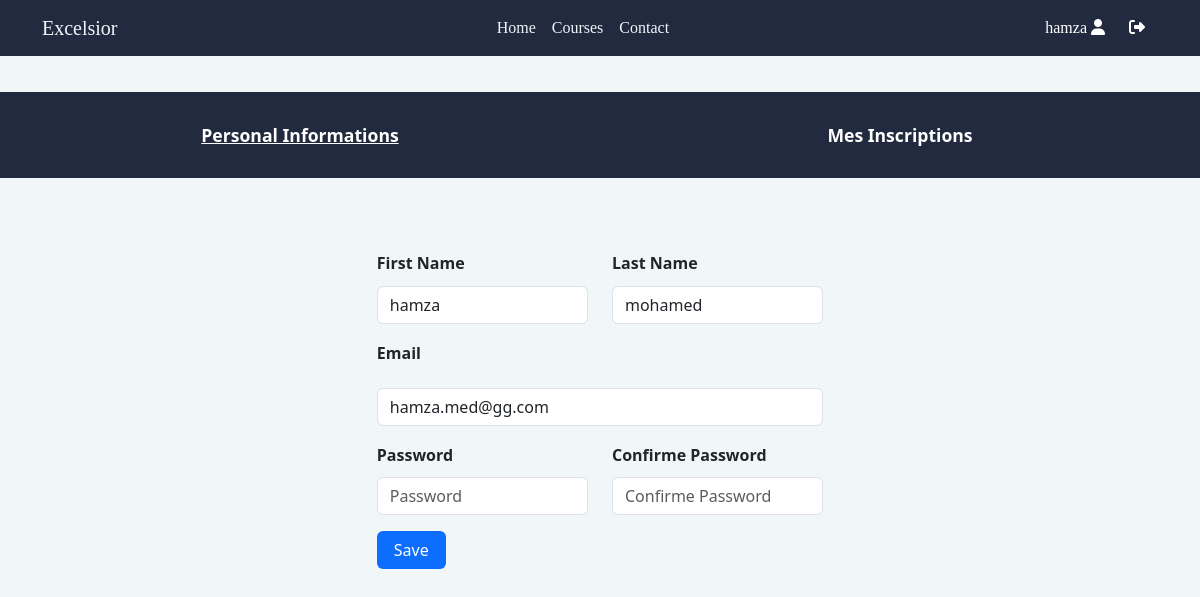
Page /Profile-personal.php (signed in) on the committed database.
### tables this page shows
CREATE TABLE `apprenant` (
  `id_apprenant` int(50) NOT NULL,
  `firstname` varchar(50) DEFAULT NULL,
  `lastname` varchar(50) DEFAULT NULL,
  `email` varchar(50) DEFAULT NULL,
  `password` varchar(50) DEFAULT NULL
);

### Profile-personal.php (the view, shortened to what this page needs)
<?php
require 'config.php';
if(!empty($_SESSION["id_apprenant"])){
    $id = $_SESSION["id_apprenant"];
    $result = mysqli_query($conn, "SELECT * FROM apprenant WHERE id_apprenant = $id");
    $row = mysqli_fetch_assoc($result);
}
else{
    header("Location: login.php");
}
?>
<html lang="en">
<head>
    <link href="https://cdn.jsdelivr.net/npm/bootstrap@5.3.0-alpha1/dist/css/bootstrap.min.css" rel="stylesheet">
</head>
<body>
    <nav class="navbar navbar-default navbar-trans navbar-expand-lg ">
    <div class="container">
    <a class="nav-link navbar-brand text-brand" href="home.php">Excelsior</a>
    <div class="navbar-collapse collapse justify-content-center" id="navbarDefault" >
        <ul class="navbar-nav">
        <li class="nav-item">
            <a class="nav-link " href="home.php">Home</a>
        </li>
        <li class="nav-item">
            <a class="nav-link active" href="Formations.php">Courses</a>
        </li>
        <li class="nav-item">
            <a class="nav-link " href="">Contact</a>
        </li>
        </ul>
    </div>
    <button class="btn btn-b-n navbar-toggle-box navbar-toggle-box-collapse" data-bs-target="#loginModal">
        <a href="Profile-personal.php" style="margin-right: 1rem; color: white; text-decoration :none;"><span><?php echo $row["firstname"] ; ?></span><i class="fa-solid fa-user mx-1"></i></a>
        <a href="logout-user.php" style="color: white;"><i class="fa-solid fa-right-from-bracket"></i></a>
    </button>
    </div>
</nav>
<div class="row profileLinksSection  text-center">
    <div class=" profileLinksdiv col-md-6">    <a href="Profile-personal.php" class="profileLinks" style="text-decoration: underline;">Personal Informations</a>
    </div>
    <div class=" profileLinksdiv col-md-6">    <a href="Profile-inscription.php" class="profileLinks">Mes Inscriptions</a>
    </div>
</div>
        <div class="container mt-3">
        <div class=" formSU ">
    <form class="row" action = "edit-profile-personal.php" method ="POST">
            <div class="col-md-6">
                <div class="inputs">
                    <label for="firstname"><strong>First Name</strong></label>
                    <input class="form-control" type="text" placeholder="First Name" name="firstname"  value = "<?php echo $row["firstname"] ; ?>" required> </div>
                </div>
            <div class="col-md-6">
                <div class="inputs">
                    <label for="lastname"><strong>Last Name</strong></label>
                    <input class="form-control" type="text" placeholder="Last Name" name="lastname" value = "<?php echo $row["lastname"] ; ?>" required> </div>
                </div>
            <div class="col-md-12">
                <div class="inputemail">
                    <label for="email"><strong>Email</strong></label>
                    <input class="form-control" type="email" placeholder="Email" name="email" value = "<?php echo $row["email"] ; ?>" required> </div>
                </div>
            <div class="col-md-6">
                <div class="inputs">
                    <label for="Password"><strong>Password</strong></label>
                    <input class="form-control" type="password" placeholder="Password" name="password" value = "" > </div>
                </div>
            <div class="col-md-6">
                <div class="inputs">
                    <label for="confirmpassword"><strong>Confirme Password</strong></label>
                    <input class="form-control" type="password" placeholder="Confirme Password" name="confirmpassword" value = "" > </div>
                </div>
            <div class="mt-3 gap-2 d-flex justify-content">
                <button class="px-3 btn  " name = "submit" type = "submit" style = "background-color:#0D6EFD;color:white;">Save</button>
            </div>
    </form>
        </div>
</div>
</body>
</html>

### Profile-personal.php (style rules this page uses)
body { background-color: #F1F6F9; }
nav { background-color: #212A3E; font-family: 'Poppins'; margin-bottom: 3%; }
.nav-link { color:#F1F6F9 !important; }
.profileLinksSection { width: 100%; background-color: #212A3E; margin: 0px; padding: 2.5% 0px 2.5% 0px; }
.profileLinks { color: white; text-decoration: none; font-weight: bold; font-size: 1.1rem; }
.formSU { width: 40%; margin: 5% 30% 0px 30%; }
.inputs ,select { margin-top: 8%; }
input { margin-top : 5%; }
.inputemail { margin-top: 4%; }
form { margin-bottom: 15%; }

### rows in the picture
apprenant: firstname "hamza", lastname "mohamed", email "hamza.med@gg.com"
